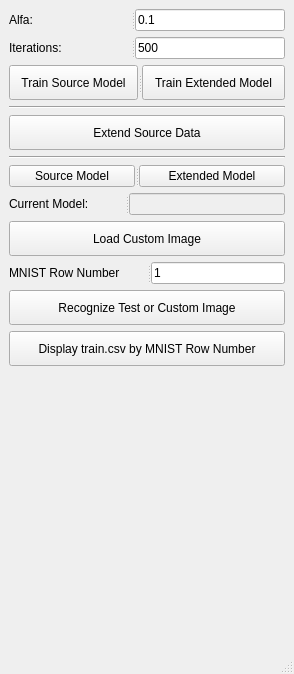
<?xml version="1.0" encoding="UTF-8"?>
<ui version="4.0">
 <class>Recognizer</class>
 <widget class="QMainWindow" name="Recognizer">
  <property name="geometry">
   <rect>
    <x>0</x>
    <y>0</y>
    <width>294</width>
    <height>674</height>
   </rect>
  </property>
  <property name="windowTitle">
   <string>Recognizer</string>
  </property>
  <widget class="QWidget" name="centralwidget">
   <layout class="QVBoxLayout" name="verticalLayout">
    <item>
     <widget class="QSplitter" name="splitter">
      <property name="orientation">
       <enum>Qt::Horizontal</enum>
      </property>
      <widget class="QLabel" name="label">
       <property name="text">
        <string>Alfa: </string>
       </property>
      </widget>
      <widget class="QLineEdit" name="linAlfa">
       <property name="maximumSize">
        <size>
         <width>150</width>
         <height>16777215</height>
        </size>
       </property>
       <property name="text">
        <string>0.1</string>
       </property>
      </widget>
     </widget>
    </item>
    <item>
     <widget class="QSplitter" name="splitter_2">
      <property name="orientation">
       <enum>Qt::Horizontal</enum>
      </property>
      <widget class="QLabel" name="label_2">
       <property name="text">
        <string>Iterations: </string>
       </property>
      </widget>
      <widget class="QLineEdit" name="linIterations">
       <property name="maximumSize">
        <size>
         <width>150</width>
         <height>16777215</height>
        </size>
       </property>
       <property name="text">
        <string>500</string>
       </property>
      </widget>
     </widget>
    </item>
    <item>
     <widget class="QSplitter" name="splitter_6">
      <property name="orientation">
       <enum>Qt::Horizontal</enum>
      </property>
      <widget class="QPushButton" name="btnTrainSource">
       <property name="minimumSize">
        <size>
         <width>0</width>
         <height>35</height>
        </size>
       </property>
       <property name="text">
        <string>Train Source Model</string>
       </property>
      </widget>
      <widget class="QPushButton" name="btnTrainExtended">
       <property name="minimumSize">
        <size>
         <width>0</width>
         <height>35</height>
        </size>
       </property>
       <property name="text">
        <string>Train Extended Model</string>
       </property>
      </widget>
     </widget>
    </item>
    <item>
     <widget class="Line" name="line">
      <property name="orientation">
       <enum>Qt::Horizontal</enum>
      </property>
     </widget>
    </item>
    <item>
     <widget class="QPushButton" name="btnExtendData">
      <property name="minimumSize">
       <size>
        <width>0</width>
        <height>35</height>
       </size>
      </property>
      <property name="text">
       <string>Extend Source Data</string>
      </property>
     </widget>
    </item>
    <item>
     <widget class="Line" name="line_2">
      <property name="orientation">
       <enum>Qt::Horizontal</enum>
      </property>
     </widget>
    </item>
    <item>
     <layout class="QVBoxLayout" name="layImages"/>
    </item>
    <item>
     <widget class="QSplitter" name="splitter_4">
      <property name="orientation">
       <enum>Qt::Horizontal</enum>
      </property>
      <widget class="QPushButton" name="btnToSourceModel">
       <property name="text">
        <string>Source Model</string>
       </property>
      </widget>
      <widget class="QPushButton" name="btnToExtendedModel">
       <property name="text">
        <string>Extended Model</string>
       </property>
      </widget>
     </widget>
    </item>
    <item>
     <widget class="QSplitter" name="splitter_5">
      <property name="orientation">
       <enum>Qt::Horizontal</enum>
      </property>
      <widget class="QLabel" name="labModel">
       <property name="text">
        <string>Current Model:</string>
       </property>
      </widget>
      <widget class="QLineEdit" name="linModel">
       <property name="enabled">
        <bool>false</bool>
       </property>
      </widget>
     </widget>
    </item>
    <item>
     <widget class="QPushButton" name="btnLoadImage">
      <property name="minimumSize">
       <size>
        <width>0</width>
        <height>35</height>
       </size>
      </property>
      <property name="text">
       <string>Load Custom Image</string>
      </property>
     </widget>
    </item>
    <item>
     <widget class="QSplitter" name="splitter_3">
      <property name="orientation">
       <enum>Qt::Horizontal</enum>
      </property>
      <widget class="QLabel" name="label_3">
       <property name="text">
        <string>MNIST Row Number</string>
       </property>
      </widget>
      <widget class="QLineEdit" name="linIndex">
       <property name="maximumSize">
        <size>
         <width>150</width>
         <height>16777215</height>
        </size>
       </property>
       <property name="text">
        <string>1</string>
       </property>
      </widget>
     </widget>
    </item>
    <item>
     <widget class="QPushButton" name="btnRecognize">
      <property name="minimumSize">
       <size>
        <width>0</width>
        <height>35</height>
       </size>
      </property>
      <property name="text">
       <string>Recognize Test or Custom Image</string>
      </property>
     </widget>
    </item>
    <item>
     <widget class="QPushButton" name="btnDisplay">
      <property name="minimumSize">
       <size>
        <width>0</width>
        <height>35</height>
       </size>
      </property>
      <property name="text">
       <string>Display train.csv by MNIST Row Number</string>
      </property>
     </widget>
    </item>
    <item>
     <spacer name="verticalSpacer">
      <property name="orientation">
       <enum>Qt::Vertical</enum>
      </property>
      <property name="sizeHint" stdset="0">
       <size>
        <width>20</width>
        <height>40</height>
       </size>
      </property>
     </spacer>
    </item>
   </layout>
  </widget>
  <widget class="QMenuBar" name="menubar">
   <property name="geometry">
    <rect>
     <x>0</x>
     <y>0</y>
     <width>294</width>
     <height>21</height>
    </rect>
   </property>
  </widget>
  <widget class="QStatusBar" name="statusbar"/>
 </widget>
 <resources/>
 <connections/>
</ui>
